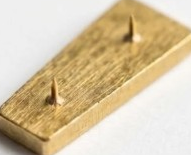
#> input picture data/input/plate_0.png, 191 x 155 px
$ python -i leg_detection.py   (imports and definitions only)
#> lines starting #> are read from the running program, lines starting #| are printed output that depends on the picture; after the words box and inside, x2 and y2 are one past the last pixel; in counts of white or black regions, pixels touching at a corner belong together
"""Contour-based detection and two-leg identification."""

from __future__ import annotations

import logging
from dataclasses import dataclass, field
from typing import Any, Optional

import cv2
import numpy as np

from .geometry import (
    angular_difference_deg,
    contour_centroid,
    contour_solidity,
    euclidean_distance,
    min_area_rect_features,
    offset_contour,
)

logger = logging.getLogger(__name__)

TWO_LEGS_NOT_DETECTED = "INSPECTION FAILED — TWO LEGS NOT DETECTED"
MULTIPLE_CANDIDATES = "MULTIPLE LEG CANDIDATES DETECTED — REVIEW REQUIRED"


@dataclass
class LegCandidate:
    """A single connected component that may be a watch-hand leg."""

    contour: np.ndarray
    area: float
    bbox: tuple[int, int, int, int]
    width: float
    height: float
    aspect_ratio: float
    centroid: tuple[float, float]
    orientation: float
    rotated_box: np.ndarray
    perimeter: float
    solidity: float
    rect: tuple

    # [12 lines left out: function features, not called in this run]


@dataclass
class PairResult:
    status: str
    message: str
    leg1: Optional[LegCandidate] = None
    leg2: Optional[LegCandidate] = None
    candidates: list[LegCandidate] = field(default_factory=list)
    score: float = 0.0


def _in_range(value: float, lo: float, hi: float) -> bool:
    return lo <= value <= hi


# [169 lines left out: functions _passes_filters, contour_to_candidate, extract_candidates, _largest_component_mask, _pin_body_mask, _order_box_points and 4 more, not called in this run]


def _pin_score(gray: np.ndarray) -> np.ndarray:
    """Small isolated pin contrast; long plate edges are suppressed."""
    k = 15
    kernel = cv2.getStructuringElement(cv2.MORPH_ELLIPSE, (k, k))
    residual = cv2.absdiff(gray, cv2.medianBlur(gray, 15))
    contrast = cv2.max(
        cv2.morphologyEx(gray, cv2.MORPH_TOPHAT, kernel),
        cv2.morphologyEx(gray, cv2.MORPH_BLACKHAT, kernel),
    )
    score = cv2.GaussianBlur(cv2.max(residual, contrast), (5, 5), 0)
    score = cv2.subtract(
        score,
        cv2.morphologyEx(score, cv2.MORPH_OPEN, cv2.getStructuringElement(cv2.MORPH_ELLIPSE, (21, 21))),
    )
    edges = cv2.Canny(gray, 35, 110)
    long_h = cv2.morphologyEx(edges, cv2.MORPH_OPEN, cv2.getStructuringElement(cv2.MORPH_RECT, (17, 1)))
    long_v = cv2.morphologyEx(edges, cv2.MORPH_OPEN, cv2.getStructuringElement(cv2.MORPH_RECT, (1, 17)))
    rim = cv2.dilate(cv2.max(long_h, long_v), cv2.getStructuringElement(cv2.MORPH_ELLIPSE, (7, 7)))
    score = score.astype(np.float32)
    score[rim > 0] *= 0.15
    return cv2.GaussianBlur(score, (5, 5), 0)


# [281 lines left out: functions _peaks_left_right, _extract_pins_warped, _two_interior_pins, _extract_pins_aligned, extract_pin_candidates, not called in this run]


def _size_similarity(a: LegCandidate, b: LegCandidate) -> float:
    denom = max(a.area, b.area, 1e-6)
    return float(1.0 - abs(a.area - b.area) / denom)


# [205 lines left out: functions _shape_similarity, _orientation_similarity, _distance_score, _position_score, _unique_best_pair, _best_pin_pair and 4 more, not called in this run]

>>> import cv2
>>> picture = cv2.imread('../data/input/plate_0.png', cv2.IMREAD_GRAYSCALE)
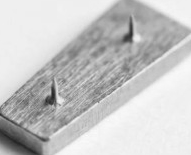
#> picture: shape (155, 191); min 37, max 253, mean 198.7
>>> result = _pin_score(picture)
#> in _pin_score, `residual = cv2.absdiff(gray, cv2.medianBlur(gray, 15))`:
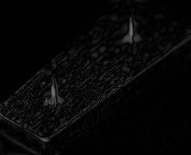
#> residual: shape (155, 191); min 0, max 113, mean 6.5
#> in _pin_score, `contrast = cv2.max( cv2.morphologyEx(gray, cv2.MORPH_TOPHAT, kernel), ..`:
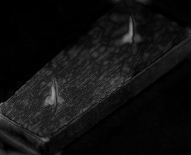
#> contrast: shape (155, 191); min 0, max 157, mean 17
#> in _pin_score, `edges = cv2.Canny(gray, 35, 110)`:
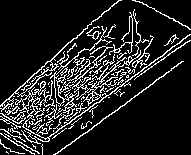
#> edges: shape (155, 191); 13.7% white in thin lines or dots
#> in _pin_score, `long_h = cv2.morphologyEx(edges, cv2.MORPH_OPEN, cv2.getStructuringEle..`: long_h: shape (155, 191); every value is 0
#> in _pin_score, `long_v = cv2.morphologyEx(edges, cv2.MORPH_OPEN, cv2.getStructuringEle..`:
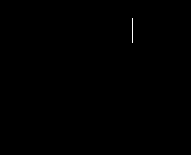
#> long_v: shape (155, 191); 0.08% white in thin lines or dots, all inside (x1, y1, x2, y2) = (132, 18, 133, 43)
#> in _pin_score, `rim = cv2.dilate(cv2.max(long_h, long_v), cv2.getStructuringElement(cv..`:
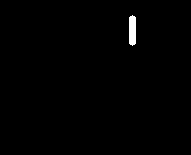
#> rim: shape (155, 191); 0.68% white; 1 white region, box (x1, y1, x2, y2) and area: (129, 15, 136, 46) 201
#> in _pin_score, `score[rim > 0] *= 0.15`:
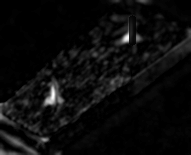
#> score: shape (155, 191) float32; min 0, max 99, mean 4.6; drawn with min black and max white

$ run again, on data/input/yellow_1.png
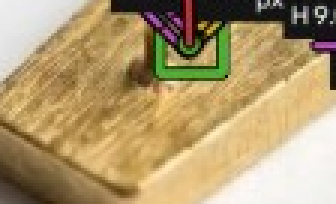
#> input picture data/input/yellow_1.png, 112 x 68 px (shown 3 times larger)
#> in _pin_score, `edges = cv2.Canny(gray, 35, 110)`:
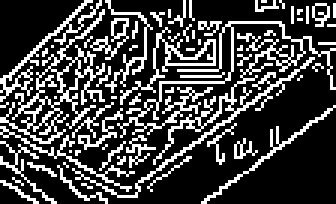
#> edges: shape (68, 112) (shown 3 times larger); 25.9% white in thin lines or dots
#> long_h: shape (68, 112); 0.75% white in thin lines or dots, all inside (x1, y1, x2, y2) = (53, 7, 94, 28)
#> long_v: shape (68, 112); every value is 0
#> rim: shape (68, 112); 6% white; 2 white regions, box (x1, y1, x2, y2) and area: (50, 18, 78, 31) 308, (73, 4, 97, 11) 152
#> in _pin_score, `score[rim > 0] *= 0.15`:
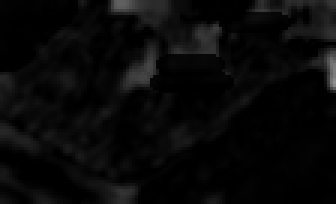
#> score: shape (68, 112) float32 (shown 3 times larger); min 0, max 143, mean 8.7
